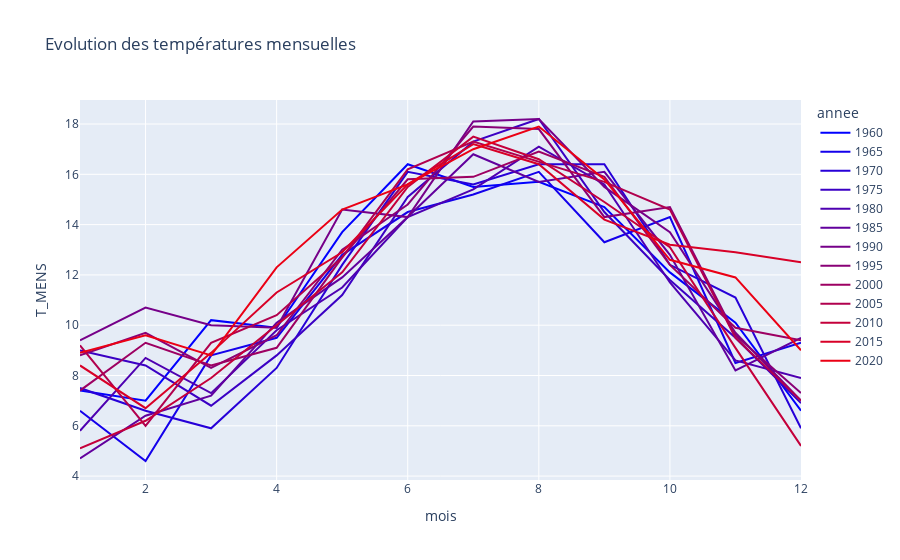

The code cell stored with this chart in its notebook:
### Code cell
fig = px.line(
    df_filtered,
    x='mois',
    y='T_MENS',
    color='annee',
    title="Evolution des températures mensuelles",
    color_discrete_map=color_map,
)
# fig.update_layout(
#     yaxis_range=(0, max(taux['taux_abstention'])*1.1)
# )
fig.show()

### Figure 1 — Plotly figure (JSON) as saved in the notebook; plotly's stock layout.template omitted (floating-point values rounded to 4 significant figures)
{"data": [{"hovertemplate": "annee=1960<br>mois=%{x}<br>T_MENS=%{y}<extra></extra>", "legendgroup": "1960", "line": {"color": "rgb(0, 0, 255)", "dash": "solid"}, "marker": {"symbol": "circle"}, "mode": "lines", "name": "1960", "orientation": "v", "showlegend": true, "type": "scatter", "x": [1, 2, 3, 4, 5, 6, 7, 8, 9, 10, 11, 12], "xaxis": "x", "y": [7.4, 7, 10.2, 9.9, 13.7, 16.4, 15.5, 15.7, 14.7, 12.1, 10.1, 6.6], "yaxis": "y"}, {"hovertemplate": "annee=1965<br>mois=%{x}<br>T_MENS=%{y}<extra></extra>", "legendgroup": "1965", "line": {"color": "rgb(20, 0, 235)", "dash": "solid"}, "marker": {"symbol": "circle"}, "mode": "lines", "name": "1965", "orientation": "v", "showlegend": true, "type": "scatter", "x": [1, 2, 3, 4, 5, 6, 7, 8, 9, 10, 11, 12], "xaxis": "x", "y": [6.6, 4.6, 8.8, 9.5, 12.8, 14.5, 15.2, 16.1, 13.3, 14.3, 8.5, 9.3], "yaxis": "y"}, {"hovertemplate": "annee=1970<br>mois=%{x}<br>T_MENS=%{y}<extra></extra>", "legendgroup": "1970", "line": {"color": "rgb(39, 0, 216)", "dash": "solid"}, "marker": {"symbol": "circle"}, "mode": "lines", "name": "1970", "orientation": "v", "showlegend": true, "type": "scatter", "x": [1, 2, 3, 4, 5, 6, 7, 8, 9, 10, 11, 12], "xaxis": "x", "y": [7.5, 6.6, 5.9, 8.3, 12.4, 16.1, 15.6, 16.4, 16.4, 12.4, 11.1, 5.9], "yaxis": "y"}, {"hovertemplate": "annee=1975<br>mois=%{x}<br>T_MENS=%{y}<extra></extra>", "legendgroup": "1975", "line": {"color": "rgb(59, 0, 196)", "dash": "solid"}, "marker": {"symbol": "circle"}, "mode": "lines", "name": "1975", "orientation": "v", "showlegend": true, "type": "scatter", "x": [1, 2, 3, 4, 5, 6, 7, 8, 9, 10, 11, 12], "xaxis": "x", "y": [9, 8.4, 6.8, 8.8, 11.2, 15.1, 17.3, 18.2, 14.5, 11.8, 9.5, 6.9], "yaxis": "y"}, {"hovertemplate": "annee=1980<br>mois=%{x}<br>T_MENS=%{y}<extra></extra>", "legendgroup": "1980", "line": {"color": "rgb(78, 0, 177)", "dash": "solid"}, "marker": {"symbol": "circle"}, "mode": "lines", "name": "1980", "orientation": "v", "showlegend": true, "type": "scatter", "x": [1, 2, 3, 4, 5, 6, 7, 8, 9, 10, 11, 12], "xaxis": "x", "y": [5.8, 8.7, 7.3, 9.8, 11.5, 14.3, 15.4, 17.1, 15.6, 11.7, 8.6, 7.9], "yaxis": "y"}, {"hovertemplate": "annee=1985<br>mois=%{x}<br>T_MENS=%{y}<extra></extra>", "legendgroup": "1985", "line": {"color": "rgb(98, 0, 157)", "dash": "solid"}, "marker": {"symbol": "circle"}, "mode": "lines", "name": "1985", "orientation": "v", "showlegend": true, "type": "scatter", "x": [1, 2, 3, 4, 5, 6, 7, 8, 9, 10, 11, 12], "xaxis": "x", "y": [4.7, 6.4, 7.2, 10.1, 11.9, 14.3, 16.8, 15.7, 16.1, 12.8, 8.2, 9.5], "yaxis": "y"}, {"hovertemplate": "annee=1990<br>mois=%{x}<br>T_MENS=%{y}<extra></extra>", "legendgroup": "1990", "line": {"color": "rgb(118, 0, 137)", "dash": "solid"}, "marker": {"symbol": "circle"}, "mode": "lines", "name": "1990", "orientation": "v", "showlegend": true, "type": "scatter", "x": [1, 2, 3, 4, 5, 6, 7, 8, 9, 10, 11, 12], "xaxis": "x", "y": [9.4, 10.7, 10, 9.9, 14.6, 14.3, 18.1, 18.2, 15.5, 13.7, 9.7, 7], "yaxis": "y"}, {"hovertemplate": "annee=1995<br>mois=%{x}<br>T_MENS=%{y}<extra></extra>", "legendgroup": "1995", "line": {"color": "rgb(137, 0, 118)", "dash": "solid"}, "marker": {"symbol": "circle"}, "mode": "lines", "name": "1995", "orientation": "v", "showlegend": true, "type": "scatter", "x": [1, 2, 3, 4, 5, 6, 7, 8, 9, 10, 11, 12], "xaxis": "x", "y": [8.8, 9.7, 8.3, 9.6, 13, 14.8, 17.9, 17.8, 14.3, 14.7, 9.6, 7.3], "yaxis": "y"}, {"hovertemplate": "annee=2000<br>mois=%{x}<br>T_MENS=%{y}<extra></extra>", "legendgroup": "2000", "line": {"color": "rgb(157, 0, 98)", "dash": "solid"}, "marker": {"symbol": "circle"}, "mode": "lines", "name": "2000", "orientation": "v", "showlegend": true, "type": "scatter", "x": [1, 2, 3, 4, 5, 6, 7, 8, 9, 10, 11, 12], "xaxis": "x", "y": [7.4, 9.3, 8.4, 9.1, 12.7, 15.8, 15.9, 16.9, 15.9, 12.4, 9.9, 9.4], "yaxis": "y"}, {"hovertemplate": "annee=2005<br>mois=%{x}<br>T_MENS=%{y}<extra></extra>", "legendgroup": "2005", "line": {"color": "rgb(177, 0, 78)", "dash": "solid"}, "marker": {"symbol": "circle"}, "mode": "lines", "name": "2005", "orientation": "v", "showlegend": true, "type": "scatter", "x": [1, 2, 3, 4, 5, 6, 7, 8, 9, 10, 11, 12], "xaxis": "x", "y": [9.2, 6, 9.3, 10.4, 12.7, 16.2, 17.3, 16.5, 15.7, 14.6, 9.5, 7], "yaxis": "y"}, {"hovertemplate": "annee=2010<br>mois=%{x}<br>T_MENS=%{y}<extra></extra>", "legendgroup": "2010", "line": {"color": "rgb(196, 0, 59)", "dash": "solid"}, "marker": {"symbol": "circle"}, "mode": "lines", "name": "2010", "orientation": "v", "showlegend": true, "type": "scatter", "x": [1, 2, 3, 4, 5, 6, 7, 8, 9, 10, 11, 12], "xaxis": "x", "y": [5.1, 6.2, 7.9, 10, 12.1, 15.5, 17.5, 16.6, 14.9, 13.1, 9.1, 5.2], "yaxis": "y"}, {"hovertemplate": "annee=2015<br>mois=%{x}<br>T_MENS=%{y}<extra></extra>", "legendgroup": "2015", "line": {"color": "rgb(216, 0, 39)", "dash": "solid"}, "marker": {"symbol": "circle"}, "mode": "lines", "name": "2015", "orientation": "v", "showlegend": true, "type": "scatter", "x": [1, 2, 3, 4, 5, 6, 7, 8, 9, 10, 11, 12], "xaxis": "x", "y": [8.4, 6.7, 8.9, 11.3, 12.9, 15.6, 17.2, 16.4, 14.2, 13.2, 12.9, 12.5], "yaxis": "y"}, {"hovertemplate": "annee=2020<br>mois=%{x}<br>T_MENS=%{y}<extra></extra>", "legendgroup": "2020", "line": {"color": "rgb(235, 0, 20)", "dash": "solid"}, "marker": {"symbol": "circle"}, "mode": "lines", "name": "2020", "orientation": "v", "showlegend": true, "type": "scatter", "x": [1, 2, 3, 4, 5, 6, 7, 8, 9, 10, 11, 12], "xaxis": "x", "y": [8.9, 9.6, 8.8, 12.3, 14.6, 15.6, 17, 17.9, 15.8, 12.6, 11.9, 9], "yaxis": "y"}], "layout": {"legend": {"title": {"text": "annee"}, "tracegroupgap": 0}, "title": {"text": "Evolution des températures mensuelles"}, "xaxis": {"anchor": "y", "domain": [0, 1], "title": {"text": "mois"}}, "yaxis": {"anchor": "x", "domain": [0, 1], "title": {"text": "T_MENS"}}}}
